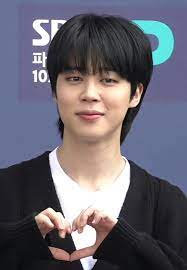
#> input picture model/datasets/download (1).jpeg, 187 x 270 px
$ jupyter execute --allow-errors Untitled.ipynb   (shell and % lines are left out)
#> lines starting #> are read from the running program, lines starting #| are printed output that depends on the picture
[cell 1]
import numpy as np
import cv2
import matplotlib
from matplotlib import pyplot as plt

[cell 2]
img = cv2.imread('./datasets/download (1).jpeg')
#> img is the input picture: shape (270, 187, 3); mean B, G, R 112.7, 101.7, 104.9
img.shape
#> Out = (270, 187, 3)

[cell 3]
plt.imshow(img)

[cell 4]
gray = cv2.cvtColor(img, cv2.COLOR_BGR2GRAY)
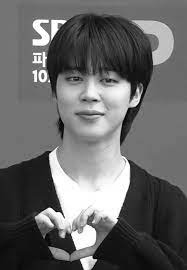
#> gray: shape (270, 187); min 1, max 255, mean 103.9
gray.shape
#> Out = (270, 187)

[cell 5]
gray

[cell 6]
plt.imshow(gray, cmap='gray')

[cell 7]
face_cascade = cv2.CascadeClassifier('./opencv/haarcascades/haarcascade_frontalface_default.xml')
eye_cascade = cv2.CascadeClassifier('./opencv/haarcascades/haarcascade_eye.xml')

faces = face_cascade.detectMultiScale(gray, 1.3, 5)
#> faces = [[45, 45, 94, 94]]
faces
#> Out = [[45, 45, 94, 94]]

[cell 8]
(x,y,w,h) = faces[0]
#> x = 45; y = 45; w = 94; h = 94
x,y,w,h
#> Out = (45, 45, 94, 94)

[cell 9]
face_img = cv2.rectangle(img,(x,y),(x+w,y+h),(255,0,0),2)
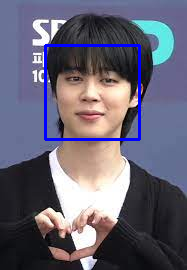
#> face_img: shape (270, 187, 3); mean B, G, R 115.9, 99.5, 102.6
plt.imshow(face_img)

[cell 10]
cv2.destroyAllWindows()
for (x,y,w,h) in faces:
    face_img = cv2.rectangle(img,(x,y),(x+w,y+h),(255,0,0),2)
    roi_gray = gray[y:y+h, x:x+w]
    roi_color = face_img[y:y+h, x:x+w]
    eyes = eye_cascade.detectMultiScale(roi_gray)
    for (ex,ey,ew,eh) in eyes:
        cv2.rectangle(roi_color,(ex,ey),(ex+ew,ey+eh),(0,255,0),2)
#> this loop made 1 pass
#> pass 1, `roi_gray = gray[y:y+h, x:x+w]`:
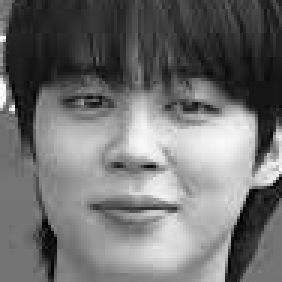
#> roi_gray: shape (94, 94) (shown 3 times larger); min 2, max 254, mean 112
#> pass 1, `roi_color = face_img[y:y+h, x:x+w]`:
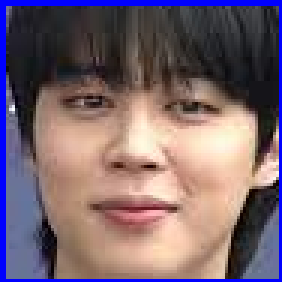
#> roi_color: shape (94, 94, 3) (shown 3 times larger); mean B, G, R 110.1, 100.7, 120.7


plt.figure()
plt.imshow(face_img, cmap='gray')
plt.show()

[cell 11]
plt.imshow(roi_color, cmap='gray')

[cell 12]
cropped_img = np.array(roi_color)
cropped_img.shape
#> Out = (94, 94, 3)

[cell 13]
import numpy as np
import pywt
import cv2

def w2d(img, mode='haar', level=1):
#> called with mode = 'db1', level = 5
    imArray = img
    #Datatype conversions
    #convert to grayscale
    imArray = cv2.cvtColor( imArray,cv2.COLOR_RGB2GRAY )
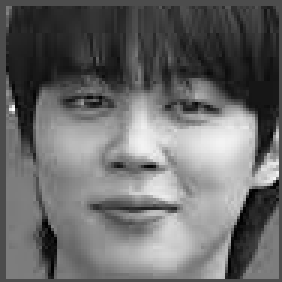
#> imArray: shape (94, 94) (shown 3 times larger); min 1, max 255, mean 105.8
    #convert to float
    imArray =  np.float32(imArray)
    imArray /= 255;
    # compute coefficients
    coeffs=pywt.wavedec2(imArray, mode, level=level)
#> coeffs = 6 items

    #Process Coefficients
    coeffs_H=list(coeffs)
#> coeffs_H = 6 items
    coeffs_H[0] *= 0;

    # reconstruction
    imArray_H=pywt.waverec2(coeffs_H, mode);
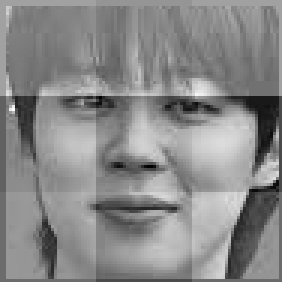
#> imArray_H: shape (94, 94) float32 (shown 3 times larger); min -0.609, max 0.53, mean 0.00374; drawn with min black and max white
    imArray_H *= 255;
    imArray_H =  np.uint8(imArray_H)
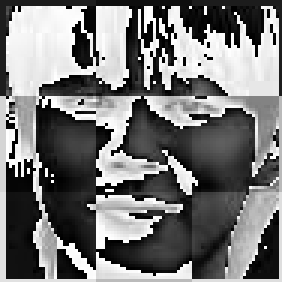
#> imArray_H: shape (94, 94) (shown 3 times larger); min 0, max 255, mean 118.5

    return imArray_H

[cell 14]
im_har = w2d(cropped_img,'db1',5)
plt.imshow(im_har, cmap='gray')

[cell 15]
def get_cropped_image_if_2_eyes(image_path):
#> called with image_path = './datasets/download (1).jpeg'
    img = cv2.imread(image_path)
    gray = cv2.cvtColor(img, cv2.COLOR_BGR2GRAY)
    faces = face_cascade.detectMultiScale(gray, 1.3, 5)
#> faces = [[45, 45, 94, 94]]
    for (x,y,w,h) in faces:
        roi_gray = gray[y:y+h, x:x+w]
        roi_color = img[y:y+h, x:x+w]
        eyes = eye_cascade.detectMultiScale(roi_gray)
        if len(eyes) >= 2:
            return roi_color
#> this loop made 1 pass
#> pass 1, in get_cropped_image_if_2_eyes, `roi_color = img[y:y+h, x:x+w]`:
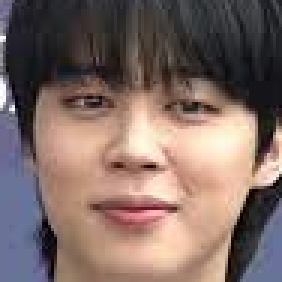
#> roi_color: shape (94, 94, 3) (shown 3 times larger); mean B, G, R 100.8, 106.6, 126.8

[cell 16]
original_image = cv2.imread('./datasets/download (1).jpeg')
plt.imshow(original_image)

[cell 17]
cropped_image = get_cropped_image_if_2_eyes('./datasets/download (1).jpeg')
#> (the rest of this cell did not finish here and is left out)

[cell 18]
path_to_data = "./datasets/"
path_to_cr_data = "./datasets/cropped/"

[cell 19]
import os
img_dirs = []
for entry in os.scandir(path_to_data):
    if entry.is_dir():
        img_dirs.append(entry.path)

[cell 20]
img_dirs

[cell 21]
import shutil
if os.path.exists(path_to_cr_data):
     shutil.rmtree(path_to_cr_data)
os.mkdir(path_to_cr_data)

[cell 22]
cropped_image_dirs = []
celebrity_file_names_dict = {}
for img_dir in img_dirs:
    count = 1
    celebrity_name = img_dir.split('/')[-1]
    celebrity_file_names_dict[celebrity_name] = []
    for entry in os.scandir(img_dir):
        roi_color = get_cropped_image_if_2_eyes(entry.path)
        if roi_color is not None:
            cropped_folder = path_to_cr_data + celebrity_name
            if not os.path.exists(cropped_folder):
                os.makedirs(cropped_folder)
                cropped_image_dirs.append(cropped_folder)
                print("Generating cropped images in folder: ",cropped_folder)
            cropped_file_name = celebrity_name + str(count) + ".png"
            cropped_file_path = cropped_folder + "/" + cropped_file_name
            cv2.imwrite(cropped_file_path, roi_color)
            celebrity_file_names_dict[celebrity_name].append(cropped_file_path)
            count += 1

[cell 23]
celebrity_file_names_dict = {}
for img_dir in cropped_image_dirs:
    celebrity_name = img_dir.split('/')[-1]
    file_list = []
    for entry in os.scandir(img_dir):
        file_list.append(entry.path)
    celebrity_file_names_dict[celebrity_name] = file_list
celebrity_file_names_dict

[cell 24]
class_dict = {}
count = 0
for celebrity_name in celebrity_file_names_dict.keys():
    class_dict[celebrity_name] = count
    count = count + 1
class_dict
